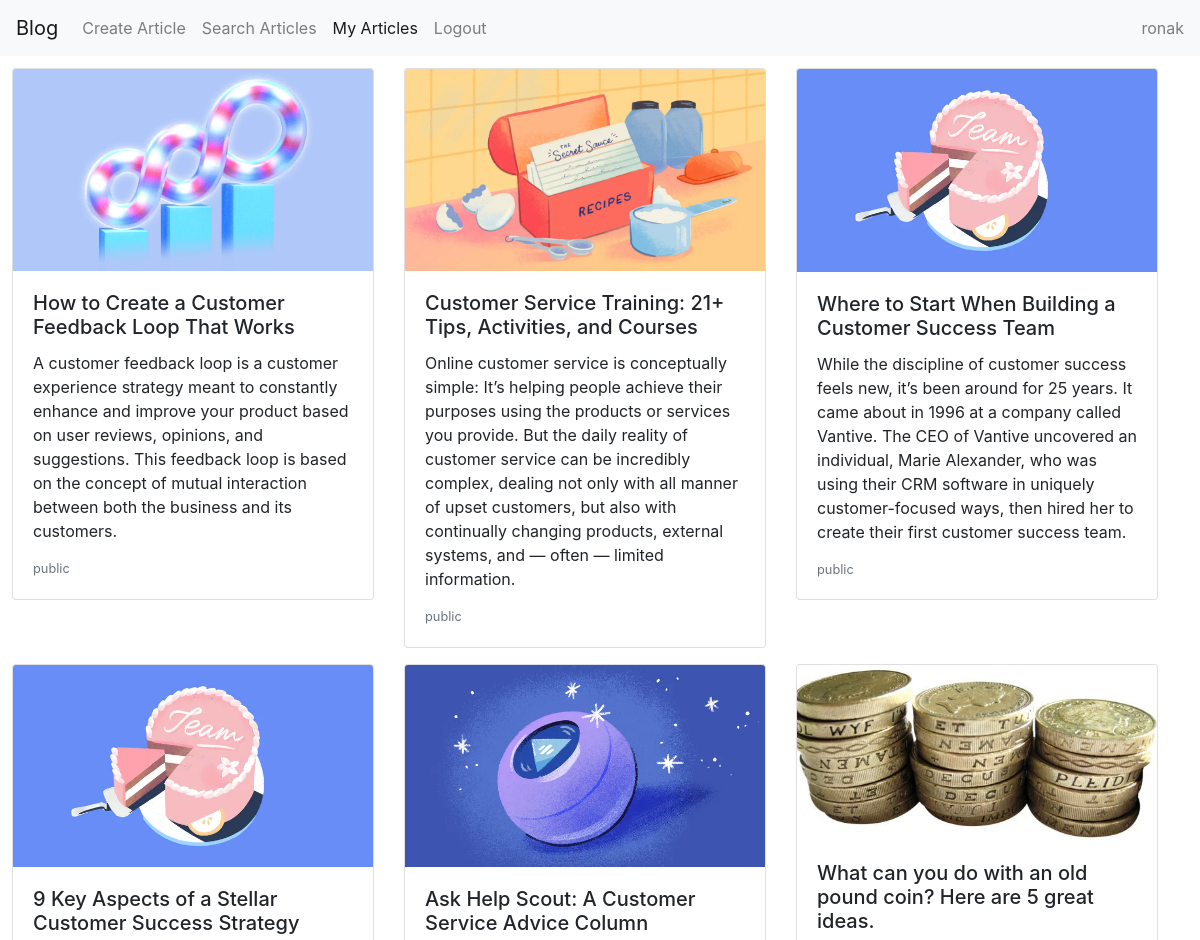
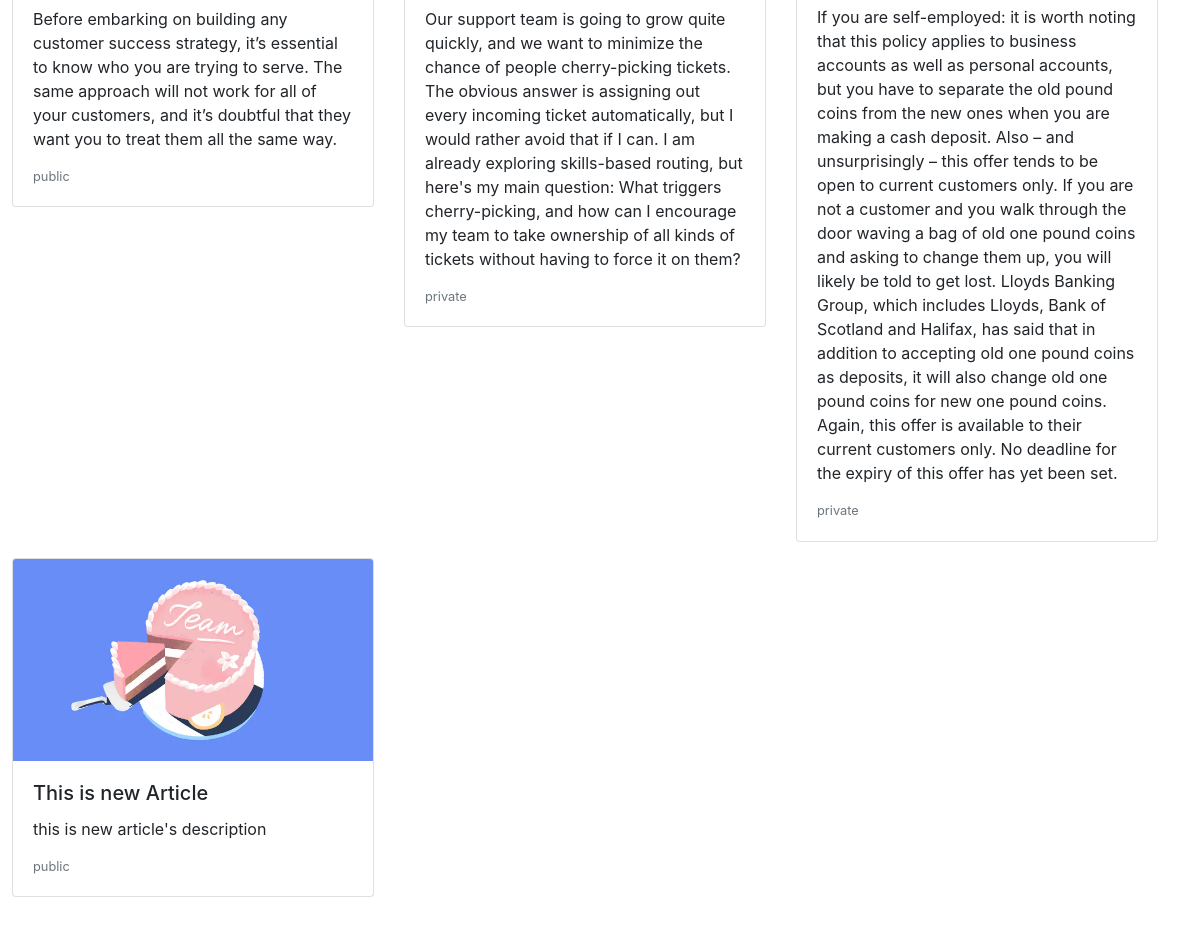
Screenshot of /Dashboard (signed in) with the database file from the repository (2 pictures, top to bottom).
### website/models.py (models this page shows)
class Blog(models.Model):
    userId = models.ForeignKey(User, on_delete=models.CASCADE)
    title = models.CharField(max_length=100)
    description = models.CharField(max_length=1000)
    visibility = models.CharField(max_length=10, choices=[("public", "public"), ("private", "private")])
    image = models.FileField(upload_to="blog/")

### website/views.py (the view)
# urls.py: path('Dashboard', Dashboard, name="Dashboard"),
def Dashboard(request):
    try:
        userName = request.session["userName"]
        userId = request.session["id"]
    except KeyError:
        return redirect("Login")
    user = User.objects.get(id=userId)
    blog = Blog.objects.all().filter(userId=user)
    return render(request, "Dashboard.html", context={"userName": userName, "Blogs": blog})

### templates/Dashboard.html (shortened to what this page needs)
<html>
    <head>
        <script src="https://code.jquery.com/jquery-3.5.1.js"></script>    </head>
        <link rel="stylesheet" href="https://stackpath.bootstrapcdn.com/bootstrap/4.5.2/css/bootstrap.min.css">
    </head>
    <body>
        <nav class="navbar navbar-expand-lg navbar-light bg-light">
            <a class="navbar-brand" href="#">Blog</a>
            <div class="collapse navbar-collapse" id="navbarText">
                <ul class="navbar-nav mr-auto">
                    <li class="nav-item">
                        <a class="nav-link" href="{% url 'CreateArticle' %}">Create Article<span class="sr-only">(current)</span></a>
                    </li>
                    <li class="nav-item">
                        <a class="nav-link" href="{% url 'Search' %}">Search Articles</a>
                    </li>
                    <li class="nav-item active">
                        <a class="nav-link" href="{% url 'Dashboard' %}">My Articles</a>
                    </li>
                    <li class="nav-item">
                        <a class="nav-link" href="{% url 'Logout' %}">Logout</a>
                    </li>
                </ul>
                <span class="navbar-text">
                    {{ userName }}
                </span>
            </div>
        </nav>
        <div class="row" style="width: 100%; padding: 1%">
            {% for blog in Blogs %}
            <div class="col-sm-4">
                <div class="card mb-3">
                    <img class="card-img-top" src="/media/{{ blog.image }}" alt="Card image cap">
                    <div class="card-body">
                        <h5 class="card-title">{{ blog.title }}</h5>
                        <p class="card-text">{{ blog.description }}</p>
                        <p class="card-text"><small class="text-muted">{{ blog.visibility }}</small></p>
                    </div>
                </div>
            </div>
            {% endfor %}
        </div>
    </body>
</html>

### rows the page displays
Blog: image (picture), title "How to Create a Customer Feedback Loop That Works", description "A customer feedback loop is a customer experience strategy meant to constantly enhance and improve your product based on user reviews, opinions, and suggestions. This feedback loop is based on the concept of mutual interaction between both the business and its customers.", visibility "public"
Blog: image (picture), title "Customer Service Training: 21+ Tips, Activities, and Courses", description "Online customer service is conceptually simple: It’s helping people achieve their purposes using the products or services you provide. But the daily reality of customer service can be incredibly complex, dealing not only with all manner of upset customers, but also with continually changing products, external systems, and — often — limited information.", visibility "public"
Blog: image (picture), title "Where to Start When Building a Customer Success Team", description "While the discipline of customer success feels new, it’s been around for 25 years. It came about in 1996 at a company called Vantive. The CEO of Vantive uncovered an individual, Marie Alexander, who was using their CRM software in uniquely customer-focused ways, then hired her to create their first customer success team.", visibility "public"
Blog: image (picture), title "9 Key Aspects of a Stellar Customer Success Strategy", description "Before embarking on building any customer success strategy, it’s essential to know who you are trying to serve. The same approach will not work for all of your customers, and it’s doubtful that they want you to treat them all the same way.", visibility "public"
Blog: image (picture), title "Ask Help Scout: A Customer Service Advice Column", description "Our support team is going to grow quite quickly, and we want to minimize the chance of people cherry-picking tickets. The obvious answer is assigning out every incoming ticket automatically, but I would rather avoid that if I can. I am already exploring skills-based routing, but here's my main question: What triggers cherry-picking, and how can I encourage my team to take ownership of all kinds of tickets without having to force it on them?", visibility "private"
Blog: image (picture), title "What can you do with an old pound coin? Here are 5 great ideas.", description "If you are self-employed: it is worth noting that this policy applies to business accounts as well as personal accounts, but you have to separate the old pound coins from the new ones when you are making a cash deposit. Also – and unsurprisingly – this offer tends to be open to current customers only. If you are not a customer and you walk through the door waving a bag of old one pound coins and asking to change them up, you will likely be told to get lost. Lloyds Banking Group, which includes Lloyds, Bank of Scotland and Halifax, has said that in addition to accepting old one pound coins as deposits, it will also change old one pound coins for new one pound coins. Again, this offer is…", visibility "private"
Blog: image (picture), title "This is new Article", description "this is new article's description", visibility "public"

### other values shown
{{ userName }} "ronak"
